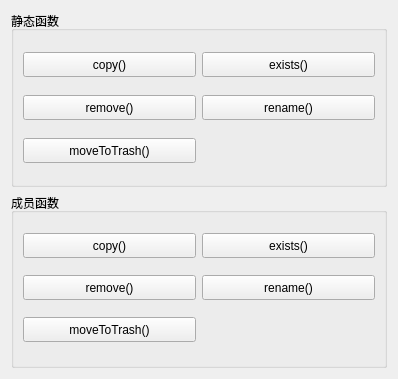
      <widget class="QWidget" name="pageFile">
       <property name="geometry">
        <rect>
         <x>0</x>
         <y>0</y>
         <width>398</width>
         <height>379</height>
        </rect>
       </property>
       <attribute name="icon">
        <iconset resource="res.qrc">
         <normaloff>:/images/images/804.bmp</normaloff>:/images/images/804.bmp</iconset>
       </attribute>
       <attribute name="label">
        <string>QFile类</string>
       </attribute>
       <layout class="QVBoxLayout" name="verticalLayout_8">
        <item>
         <widget class="QGroupBox" name="groupBox_10">
          <property name="title">
           <string>静态函数</string>
          </property>
          <layout class="QGridLayout" name="gridLayout_7">
           <item row="0" column="0">
            <widget class="QPushButton" name="pushButton_48">
             <property name="minimumSize">
              <size>
               <width>0</width>
               <height>25</height>
              </size>
             </property>
             <property name="toolTip">
              <string>Copies the file fileName to newName.</string>
             </property>
             <property name="text">
              <string>copy()</string>
             </property>
            </widget>
           </item>
           <item row="1" column="0">
            <widget class="QPushButton" name="pushButton_49">
             <property name="minimumSize">
              <size>
               <width>0</width>
               <height>25</height>
              </size>
             </property>
             <property name="toolTip">
              <string>Removes the file specified by the fileName given.</string>
             </property>
             <property name="text">
              <string>remove()</string>
             </property>
            </widget>
           </item>
           <item row="1" column="1">
            <widget class="QPushButton" name="pushButton_50">
             <property name="minimumSize">
              <size>
               <width>0</width>
               <height>25</height>
              </size>
             </property>
             <property name="toolTip">
              <string>Renames the file oldName to newName. </string>
             </property>
             <property name="text">
              <string>rename()</string>
             </property>
            </widget>
           </item>
           <item row="0" column="1">
            <widget class="QPushButton" name="pushButton_51">
             <property name="minimumSize">
              <size>
               <width>0</width>
               <height>25</height>
              </size>
             </property>
             <property name="toolTip">
              <string>Returns true if the file specified by fileName exists; otherwise returns false.</string>
             </property>
             <property name="text">
              <string>exists()</string>
             </property>
            </widget>
           </item>
           <item row="2" column="0">
            <widget class="QPushButton" name="pushButton_63">
             <property name="minimumSize">
              <size>
               <width>0</width>
               <height>25</height>
              </size>
             </property>
             <property name="toolTip">
              <string>Moves a specific file to the trash</string>
             </property>
             <property name="text">
              <string>moveToTrash()</string>
             </property>
            </widget>
           </item>
          </layout>
         </widget>
        </item>
        <item>
         <widget class="QGroupBox" name="groupBox_9">
          <property name="title">
           <string>成员函数</string>
          </property>
          <layout class="QGridLayout" name="gridLayout_5">
           <item row="0" column="0">
            <widget class="QPushButton" name="pushButton_53">
             <property name="minimumSize">
              <size>
               <width>0</width>
               <height>25</height>
              </size>
             </property>
             <property name="toolTip">
              <string>Copies the file currently specified by fileName() to a file called newName</string>
             </property>
             <property name="text">
              <string>copy()</string>
             </property>
            </widget>
           </item>
           <item row="2" column="1">
            <widget class="QPushButton" name="pushButton_56">
             <property name="minimumSize">
              <size>
               <width>0</width>
               <height>25</height>
              </size>
             </property>
             <property name="toolTip">
              <string>Renames the file currently specified by fileName() to newName. Returns true if successful; otherwise returns false.</string>
             </property>
             <property name="text">
              <string>rename()</string>
             </property>
            </widget>
           </item>
           <item row="2" column="0">
            <widget class="QPushButton" name="pushButton_55">
             <property name="minimumSize">
              <size>
               <width>0</width>
               <height>25</height>
              </size>
             </property>
             <property name="toolTip">
              <string>Removes the file specified by fileName(). Returns true if successful; otherwise returns false.</string>
             </property>
             <property name="text">
              <string>remove()</string>
             </property>
            </widget>
           </item>
           <item row="0" column="1">
            <widget class="QPushButton" name="pushButton_54">
             <property name="minimumSize">
              <size>
               <width>0</width>
               <height>25</height>
              </size>
             </property>
             <property name="toolTip">
              <string>Returns true if the file specified by fileName() exists; otherwise returns false.</string>
             </property>
             <property name="text">
              <string>exists()</string>
             </property>
            </widget>
           </item>
           <item row="3" column="0">
            <widget class="QPushButton" name="pushButton_64">
             <property name="minimumSize">
              <size>
               <width>0</width>
               <height>25</height>
              </size>
             </property>
             <property name="toolTip">
              <string>Moves the file specified by fileName() to the trash</string>
             </property>
             <property name="text">
              <string>moveToTrash()</string>
             </property>
            </widget>
           </item>
          </layout>
         </widget>
        </item>
       </layout>
      </widget>
